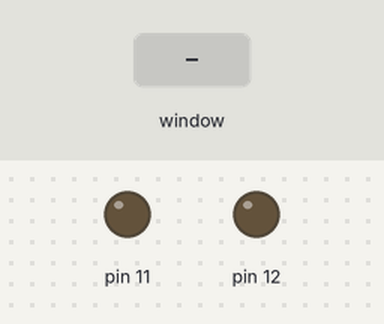
Simulated run of this program. Board: Raspberry Pi (header pin numbers). Shown: output pins drawn as LEDs (lit = HIGH). Inputs (shaded band) come from the test bench. The desktop window is not drawn, its controls go by their first labels and the mouse button is held 0.15 s.

Above: at 1.2 s.
1.3 s: control labelled "Turn Blue" in the window clicked
At 2.3 s:
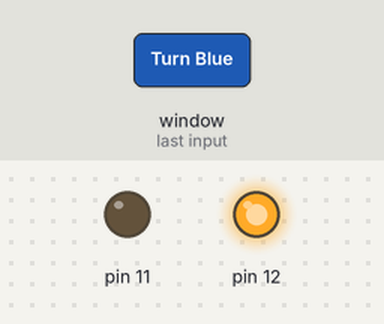
2.8 s: control labelled "Turn Red" in the window clicked
At 3.4 s:
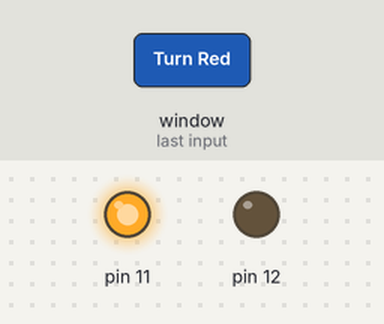
Timing chart, 0 to 5.8 s (numbered marks = the images above; inputs shaded):
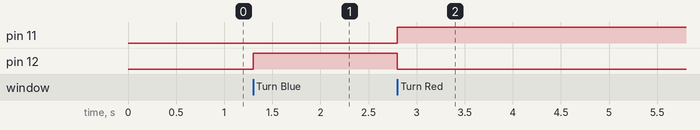

The program:

led_button.py
```python
from tkinter import *
import time
import RPi.GPIO as GPIO

GPIO.setmode(GPIO.BOARD)

GPIO.setup(11,GPIO.OUT)
GPIO.setup(12,GPIO.OUT)


def sel():
    selection = var.get()
    if selection == 1:
        GPIO.output(11,0)
        GPIO.output(12,1)
    elif selection == 2:
        GPIO.output(11,1)
        GPIO.output(12,0)

window = Tk()
window.title("LED Switch")

var = IntVar()

R1 = Radiobutton(window, text= "Turn Blue", variable = var, value =1, command = sel) .grid(row=0,column=0)

R2 = Radiobutton(window, text= "Turn Red", variable = var, value =2, command = sel) .grid(row=0,column=1)

R3 = Radiobutton(window, text= "Turn Yellow", variable = var, value =3, command = sel) .grid(row=0,column=2)

Label(window, text = "CLICK THE Button TO EXIT",fg ="black",font = "none 12 bold") .grid(row =2, column =1)

def close_window():
    GPIO.cleanup()
    window.destroy()
    exit()

Button(window, text ="EXIT", width = 5, command = close_window) .grid(row=3, column =1)


window.mainloop()
```

Measured:
- after the input at 1.3 s, pin 12: LOW → HIGH at once
- after the input at 2.8 s, pin 11: LOW → HIGH at once; pin 12: HIGH → LOW at once
